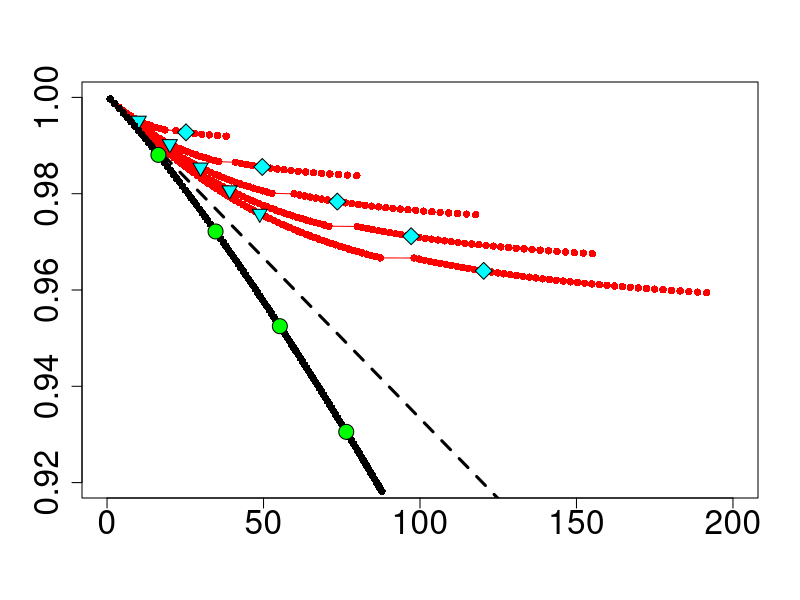
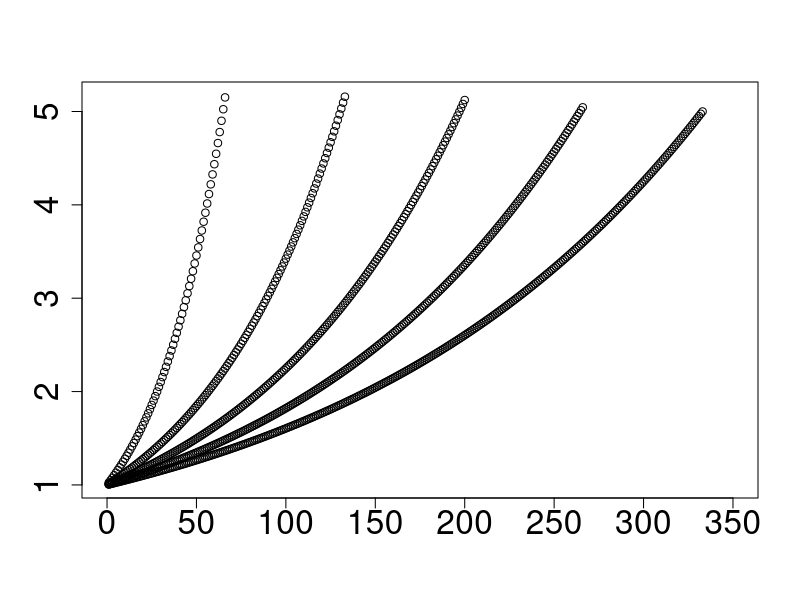

These figures' R source, in order:
N0_sel <- 1500
io <- 1
t0 <- 0
r <- c(0,0.0000001)

slope1 <- vector()
depth1 <- vector()
slope25 <- vector()
depth25 <- vector()

for (il in 1:5)
{
  N <- 20*il
  tau <- 1:floor(100/30*N) ##### t50
  
  N0_surf <- (N0_sel-N)*exp((t0+tau)/2/N)+N
  
  slope <- matrix(nrow=length(io),ncol=length(tau))
  depth <- matrix(nrow=length(io),ncol=length(tau))
  
  for (k in 1:length(io))
  {
    for (j in 1:length(tau))
    {
      t <- 1:tau[j]
      dem <- 2*N*(1-t*(1-io[k]/2/N)/tau[j])   ### tau < 2Ne
      
      if (tau[j] > 2*N)
      {
        dem <- 2*N*(0.5 + 1/2*exp(-t/N) - (1-io[k]/N)/2*exp(-(tau[j]-t)/N))  ##### tau > 2Ne
      }
     
      dem[tau[j]] <- 1
      
      probaTa <- t
      sum_1minusX <- t
      probaTa[1] <- 1/dem[1]
      sum_1minusX[1] <- 1-dem[1]/2/N
      
      if (tau[j] > 1)
      {
        for (i in 2:tau[j])
        {
          probaTa[i] <- prod(1-1/head(dem,i-1))/dem[i]
          sum_1minusX[i] <- sum(head(1-dem/2/N,i))
        }
      }
      
      TBhom <- r
      TBhet <- r
      
      for (i in 1:length(r))
      {
        TBhom[i] <- sum(t*probaTa*exp(-2*r[i]*sum_1minusX))
        TBhet[i] <- 1-sum(exp(-2*r[i]*sum_1minusX)*probaTa)
      }
      slope[k,j] <- (TBhet[2]*(2*N0_surf[j]+tau[j])+TBhom[2]-TBhet[1]*(2*N0_surf[j]+tau[j])-TBhom[1])/(r[2]-r[1])
      depth[k,j] <- TBhet[1]*(2*N0_surf[j]+tau[j])+TBhom[1]
    }
  }
  
  rel_depth <- (2*N+(2*N0_surf-2*N)*exp(-(t0+tau)/2/N)-depth[1,])/(2*N+(2*N0_surf-2*N)*exp(-(t0+tau)/2/N))
  
  tau3 <- tau[(tau-3*(tau%/%3))==1]   #### plot 1 out of 3 value of tau
  
  bridge <- c(max(tau3[tau3 <= 2*N]),min(tau3[tau3 > 2*N]))
  
  
  if (il ==1)
  {
    plot(slope[1,tau3]/4/N0_sel,rel_depth[tau3], xlim=c(0,200),ylim=c(0.92,1),pch=16,cex=1,xlab=NA,ylab=NA,cex.axis=2,col="red")
  }
  
  else
  {
    points(slope[1,tau3]/4/N0_sel,rel_depth[tau3],xlim=c(0,200),ylim=c(0.92,1),pch=16,cex.axis=2,col="red")
  }
  
  lines(slope[1,bridge]/4/N0_sel,rel_depth[bridge],col="red")  #### plot bridge
  
  t1 <- floor(34/30*N)    
  t25 <- floor(72/30*N)
  
  slope1 <- c(slope1,slope[1,t1]/4/N0_sel)
  depth1 <- c(depth1,rel_depth[t1])
  slope25 <- c(slope25,slope[1,t25]/4/N0_sel)
  depth25 <- c(depth25,rel_depth[t25])
  
}

points(slope1,depth1,pch=25,cex=1.5,bg="cyan",col="black")      ###### plot quantiles
points(slope25,depth25,pch=23,cex=1.8,bg="cyan",col="black")

#t1 <- floor(34/30*N)           ##### quantiles 
#t25 <- floor(72/30*N)
#t50 <- floor(100/30*N)
#t75 <- floor(144/30*N)
#t99 <- floor(336/30*N)

####
###
##
#


#
##
###
####  selection

N <- N0_sel
tau <-  1:floor(100/30*100)
N0_surf <- tau*0 + N0_sel

slope <- matrix(nrow=length(io),ncol=length(tau))
depth <- matrix(nrow=length(io),ncol=length(tau))

for (k in 1:length(io))
{
  for (j in 1:length(tau))
  {
    t <- 1:tau[j]
    
    dem <- 2*N*io[k]/(io[k]+(2*N-io[k])*exp(-2*log(2*N)/tau[j]*(tau[j]-t)))     ## selection
    dem[tau[j]] <- 1
    
    probaTa <- t
    sum_1minusX <- t
    probaTa[1] <- 1/dem[1]
    sum_1minusX[1] <- 1-dem[1]/2/N
    
    if (tau[j] > 1)
    {
      for (i in 2:tau[j])
      {
        probaTa[i] <- prod(1-1/head(dem,i-1))/dem[i]
        sum_1minusX[i] <- sum(head(1-dem/2/N,i))
      }
    }
    
    TBhom <- r
    TBhet <- r
    
    for (i in 1:length(r))
    {
      TBhom[i] <- sum(t*probaTa*exp(-2*r[i]*sum_1minusX))
      TBhet[i] <- 1-sum(exp(-2*r[i]*sum_1minusX)*probaTa)
    }
    slope[k,j] <- (TBhet[2]*(2*N0_surf[j]+tau[j])+TBhom[2]-TBhet[1]*(2*N0_surf[j]+tau[j])-TBhom[1])/(r[2]-r[1])
    depth[k,j] <- TBhet[1]*(2*N0_surf[j]+tau[j])+TBhom[1]
  }
}

rel_sel_depth <- (2*N0_sel-depth[1,])/(2*N0_sel)
tau3 <- tau[(tau-3*(tau%/%3))==1]
points(slope[1,tau3]/4/N0_sel,rel_sel_depth[tau3],pch=16,col="black")

lines(1:300, 1-(1:300)/N0_sel,col="black",lty=2,lwd=3)  ### star tree approximation


taus <- c(40,100,180,275)
points(slope[1,taus]/4/N0_sel,rel_sel_depth[taus],pch=21,bg="green",cex=2)   ### plot values of s

library(pracma)
for (i in 1:length(taus))
{
  tau <- taus[i]
  function_tau_to_s <- function(x) tau*x-2*log(4*N0_sel*x)
  s <- findzeros(function_tau_to_s,0,1)
  print(paste("for tau = ",taus[i]," we have s = ",s[2],sep=""))
}

####
###
##
#


#
##
###
####   plot N0_surf/N0_sel

for (il in 1:5)
{
  N <- 20*il
  tau <- 1:floor(100/30*N) ##### t50
  
  N0_surf <- (N0_sel-N)*exp((t0+tau)/2/N)+N
  if (il == 1)
  {
    plot(tau,N0_surf/N0_sel,xlim=c(0,350),xlab=NA,ylab=NA,cex.axis=2)
  }
  else
  {
    points(N0_surf/N0_sel,xlab=NA,ylab=NA,cex.axis=2)
  }
}

####
###
##
#